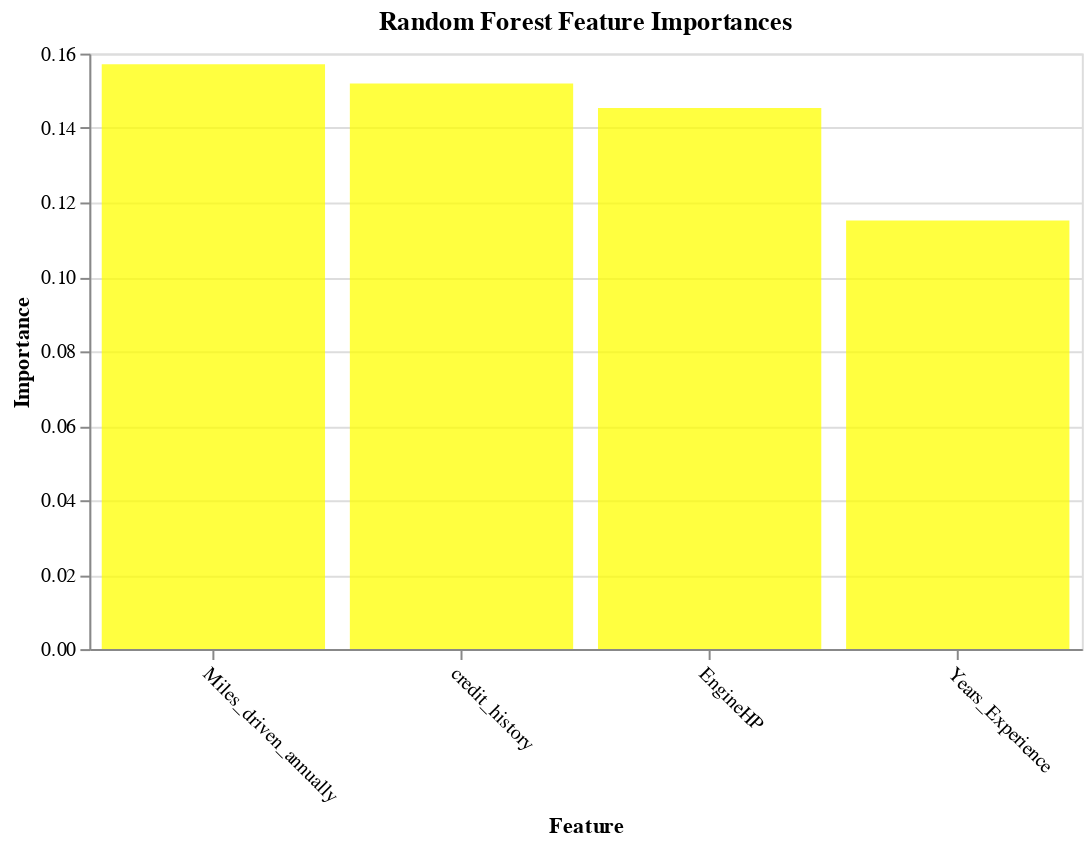

Notebook cell for this chart:
### Code cell
plot_imp(best_features_rfi, feature_importances_rfi, 'Random Forest', 'yellow')

### Figure 1 — Vega-Lite specification as saved in the notebook (floating-point values rounded to 4 significant figures)
{"config": {"view": {"continuousWidth": 400, "continuousHeight": 300}}, "data": {"name": "data-752832d23b9dee5a11c59d28684d66ce"}, "mark": {"type": "bar", "color": "yellow", "opacity": 0.75}, "encoding": {"x": {"type": "nominal", "axis": {"labelAngle": 45}, "field": "features", "sort": null, "title": "Feature"}, "y": {"type": "quantitative", "field": "importances", "title": "Importance"}}, "title": "Random Forest Feature Importances", "width": 500, "$schema": "https://vega.github.io/schema/vega-lite/v4.8.1.json", "datasets": {"data-752832d23b9dee5a11c59d28684d66ce": [{"features": "Miles_driven_annually", "importances": 0.1571}, {"features": "credit_history", "importances": 0.1519}, {"features": "EngineHP", "importances": 0.1454}, {"features": "Years_Experience", "importances": 0.1151}]}}
